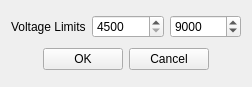
<?xml version="1.0" encoding="UTF-8"?>
<ui version="4.0">
 <class>configureVoltageLimitsDialog</class>
 <widget class="QWidget" name="configureVoltageLimitsDialog">
  <property name="geometry">
   <rect>
    <x>0</x>
    <y>0</y>
    <width>252</width>
    <height>87</height>
   </rect>
  </property>
  <property name="windowTitle">
   <string>Configure Voltage Limits</string>
  </property>
  <layout class="QGridLayout">
   <item row="0" column="0">
    <widget class="QLabel" name="label">
     <property name="text">
      <string>Voltage Limits</string>
     </property>
    </widget>
   </item>
   <item row="0" column="1">
    <widget class="QSpinBox" name="rangeMin">
     <property name="minimum">
      <number>4500</number>
     </property>
     <property name="maximum">
      <number>9000</number>
     </property>
    </widget>
   </item>
   <item row="0" column="2">
    <widget class="QSpinBox" name="rangeMax">
     <property name="minimum">
      <number>4500</number>
     </property>
     <property name="maximum">
      <number>12000</number>
     </property>
     <property name="value">
      <number>9000</number>
     </property>
    </widget>
   </item>
   <item row="1" column="0" colspan="3">
    <layout class="QHBoxLayout" stretch="1,0,0,1">
     <item>
      <spacer>
       <property name="orientation">
        <enum>Qt::Horizontal</enum>
       </property>
       <property name="sizeHint" stdset="0">
        <size>
         <width>0</width>
         <height>0</height>
        </size>
       </property>
      </spacer>
     </item>
     <item>
      <widget class="QPushButton" name="okButton">
       <property name="text">
        <string>OK</string>
       </property>
      </widget>
     </item>
     <item>
      <widget class="QPushButton" name="cancelButton">
       <property name="text">
        <string>Cancel</string>
       </property>
      </widget>
     </item>
     <item>
      <spacer>
       <property name="orientation">
        <enum>Qt::Horizontal</enum>
       </property>
       <property name="sizeHint" stdset="0">
        <size>
         <width>0</width>
         <height>0</height>
        </size>
       </property>
      </spacer>
     </item>
    </layout>
   </item>
  </layout>
 </widget>
 <resources/>
 <connections/>
</ui>
